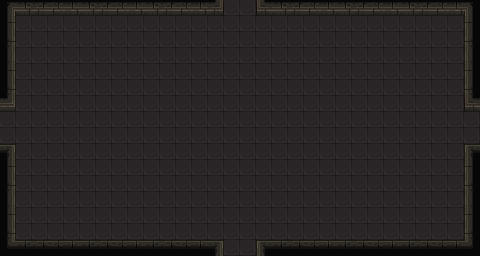

A level layout from a 2D game, rendered from its tile map. Below: a short description, then the map file with its tile-grid data intact:
An orthogonal 30x16 tile map with 16x16 px tiles, 2 tile layers (Floor, Collision), 2 hidden layers not drawn.

<map version="1.9" tiledversion="1.9.2" orientation="orthogonal" renderorder="right-down" width="30" height="16" tilewidth="16" tileheight="16" infinite="0" nextlayerid="5" nextobjectid="1">
 <tileset firstgid="1" source="catacombs.tsx" />
 <layer id="2" name="Floor" width="30" height="16">
  <data encoding="csv">
879,879,879,879,879,879,879,879,879,879,879,879,879,879,879,879,879,879,879,879,879,879,879,879,879,879,879,879,879,879,
879,879,879,879,879,879,879,879,879,879,879,879,879,879,879,879,879,879,879,879,879,879,879,879,879,879,879,879,879,879,
879,879,879,879,879,879,879,879,879,879,879,879,879,879,879,879,879,879,879,879,879,879,879,879,879,879,879,879,879,879,
879,879,879,879,879,879,879,879,879,879,879,879,879,879,879,879,879,879,879,879,879,879,879,879,879,879,879,879,879,879,
879,879,879,879,879,879,879,879,879,879,879,879,879,879,879,879,879,879,879,879,879,879,879,879,879,879,879,879,879,879,
879,879,879,879,879,879,879,879,879,879,879,879,879,879,879,879,879,879,879,879,879,879,879,879,879,879,879,879,879,879,
879,879,879,879,879,879,879,879,879,879,879,879,879,879,879,879,879,879,879,879,879,879,879,879,879,879,879,879,879,879,
879,879,879,879,879,879,879,879,879,879,879,879,879,879,879,879,879,879,879,879,879,879,879,879,879,879,879,879,879,879,
879,879,879,879,879,879,879,879,879,879,879,879,879,879,879,879,879,879,879,879,879,879,879,879,879,879,879,879,879,879,
879,879,879,879,879,879,879,879,879,879,879,879,879,879,879,879,879,879,879,879,879,879,879,879,879,879,879,879,879,879,
879,879,879,879,879,879,879,879,879,879,879,879,879,879,879,879,879,879,879,879,879,879,879,879,879,879,879,879,879,879,
879,879,879,879,879,879,879,879,879,879,879,879,879,879,879,879,879,879,879,879,879,879,879,879,879,879,879,879,879,879,
879,879,879,879,879,879,879,879,879,879,879,879,879,879,879,879,879,879,879,879,879,879,879,879,879,879,879,879,879,879,
879,879,879,879,879,879,879,879,879,879,879,879,879,879,879,879,879,879,879,879,879,879,879,879,879,879,879,879,879,879,
879,879,879,879,879,879,879,879,879,879,879,879,879,879,879,879,879,879,879,879,879,879,879,879,879,879,879,879,879,879,
879,879,879,879,879,879,879,879,879,879,879,879,879,879,879,879,879,879,879,879,879,879,879,879,879,879,879,879,879,879
</data>
 </layer>
 <layer id="3" name="Walls" width="30" height="16" visible="0">
  <data encoding="csv">
0,0,0,0,0,0,0,0,0,0,0,0,0,0,0,0,0,0,0,0,0,0,0,0,0,0,0,0,0,0,
0,0,0,0,0,0,0,0,0,0,0,0,0,0,0,0,0,0,0,0,0,0,0,0,0,0,0,0,0,0,
0,0,0,0,0,0,0,0,0,0,0,0,0,0,0,0,0,0,0,0,0,0,0,0,0,0,0,0,0,0,
0,0,0,0,0,0,0,0,0,0,0,0,0,0,0,0,0,0,0,0,0,0,0,0,0,0,0,0,0,0,
0,0,0,0,0,0,0,0,0,0,0,0,0,0,0,0,0,0,0,0,0,0,0,0,0,0,0,0,0,0,
0,0,0,0,0,0,0,0,0,0,0,0,0,0,0,0,0,0,0,0,0,0,0,0,0,0,0,0,0,0,
0,0,0,0,0,0,0,0,0,0,0,0,0,0,0,0,0,0,0,0,0,0,0,0,0,0,0,0,0,0,
0,0,0,0,0,0,0,0,0,0,0,0,0,0,0,0,0,0,0,0,0,0,0,0,0,0,0,0,0,0,
0,0,0,0,0,0,0,0,0,0,0,0,0,0,0,0,0,0,0,0,0,0,0,0,0,0,0,0,0,0,
0,0,0,0,0,0,0,0,0,0,0,0,0,0,0,0,0,0,0,0,0,0,0,0,0,0,0,0,0,0,
0,0,0,0,0,0,0,0,0,0,0,0,0,0,0,0,0,0,0,0,0,0,0,0,0,0,0,0,0,0,
0,0,0,0,0,0,0,0,0,0,0,0,0,0,0,0,0,0,0,0,0,0,0,0,0,0,0,0,0,0,
0,0,0,0,0,0,0,0,0,0,0,0,0,0,0,0,0,0,0,0,0,0,0,0,0,0,0,0,0,0,
0,0,0,0,0,0,0,0,0,0,0,0,0,0,0,0,0,0,0,0,0,0,0,0,0,0,0,0,0,0,
0,0,0,0,0,0,0,0,0,0,0,0,0,0,0,0,0,0,0,0,0,0,0,0,0,0,0,0,0,0,
0,0,0,0,0,0,0,0,0,0,0,0,0,0,0,0,0,0,0,0,0,0,0,0,0,0,0,0,0,0
</data>
 </layer>
 <layer id="4" name="Collision" width="30" height="16">
  <data encoding="csv">
79,454,455,456,457,454,455,456,457,454,455,456,457,80,0,0,69,454,455,456,457,454,455,456,457,454,455,456,457,70,
272,0,0,0,0,0,0,0,0,0,0,0,0,0,0,0,0,0,0,0,0,0,0,0,0,0,0,0,0,261,
336,0,0,0,0,0,0,0,0,0,0,0,0,0,0,0,0,0,0,0,0,0,0,0,0,0,0,0,0,325,
400,0,0,0,0,0,0,0,0,0,0,0,0,0,0,0,0,0,0,0,0,0,0,0,0,0,0,0,0,389,
272,0,0,0,0,0,0,0,0,0,0,0,0,0,0,0,0,0,0,0,0,0,0,0,0,0,0,0,0,261,
336,0,0,0,0,0,0,0,0,0,0,0,0,0,0,0,0,0,0,0,0,0,0,0,0,0,0,0,0,325,
466,0,0,0,0,0,0,0,0,0,0,0,0,0,0,0,0,0,0,0,0,0,0,0,0,0,0,0,0,69,
0,0,0,0,0,0,0,0,0,0,0,0,0,0,0,0,0,0,0,0,0,0,0,0,0,0,0,0,0,0,
0,0,0,0,0,0,0,0,0,0,0,0,0,0,0,0,0,0,0,0,0,0,0,0,0,0,0,0,0,0,
210,0,0,0,0,0,0,0,0,0,0,0,0,0,0,0,0,0,0,0,0,0,0,0,0,0,0,0,0,195,
272,0,0,0,0,0,0,0,0,0,0,0,0,0,0,0,0,0,0,0,0,0,0,0,0,0,0,0,0,261,
336,0,0,0,0,0,0,0,0,0,0,0,0,0,0,0,0,0,0,0,0,0,0,0,0,0,0,0,0,325,
400,0,0,0,0,0,0,0,0,0,0,0,0,0,0,0,0,0,0,0,0,0,0,0,0,0,0,0,0,389,
272,0,0,0,0,0,0,0,0,0,0,0,0,0,0,0,0,0,0,0,0,0,0,0,0,0,0,0,0,261,
336,0,0,0,0,0,0,0,0,0,0,0,0,0,0,0,0,0,0,0,0,0,0,0,0,0,0,0,0,325,
73,198,199,200,201,198,199,200,201,198,199,200,201,210,0,0,195,198,199,200,201,198,199,200,201,198,199,200,201,76
</data>
 </layer>
 <layer id="1" name="Ceiling" width="30" height="16" visible="0">
  <data encoding="csv">
0,0,0,0,0,0,0,0,0,0,0,0,0,0,0,0,0,0,0,0,0,0,0,0,0,0,0,0,0,0,
0,0,0,0,0,0,0,0,0,0,0,0,0,0,0,0,0,0,0,0,0,0,0,0,0,0,0,0,0,0,
0,0,0,0,0,0,0,0,0,0,0,0,0,0,0,0,0,0,0,0,0,0,0,0,0,0,0,0,0,0,
0,0,0,0,0,0,0,0,0,0,0,0,0,0,0,0,0,0,0,0,0,0,0,0,0,0,0,0,0,0,
0,0,0,0,0,0,0,0,0,0,0,0,0,0,0,0,0,0,0,0,0,0,0,0,0,0,0,0,0,0,
0,0,0,0,0,0,0,0,0,0,0,0,0,0,0,0,0,0,0,0,0,0,0,0,0,0,0,0,0,0,
0,0,0,0,0,0,0,0,0,0,0,0,0,0,0,0,0,0,0,0,0,0,0,0,0,0,0,0,0,0,
0,0,0,0,0,0,0,0,0,0,0,0,0,0,0,0,0,0,0,0,0,0,0,0,0,0,0,0,0,0,
0,0,0,0,0,0,0,0,0,0,0,0,0,0,0,0,0,0,0,0,0,0,0,0,0,0,0,0,0,0,
0,0,0,0,0,0,0,0,0,0,0,0,0,0,0,0,0,0,0,0,0,0,0,0,0,0,0,0,0,0,
0,0,0,0,0,0,0,0,0,0,0,0,0,0,0,0,0,0,0,0,0,0,0,0,0,0,0,0,0,0,
0,0,0,0,0,0,0,0,0,0,0,0,0,0,0,0,0,0,0,0,0,0,0,0,0,0,0,0,0,0,
0,0,0,0,0,0,0,0,0,0,0,0,0,0,0,0,0,0,0,0,0,0,0,0,0,0,0,0,0,0,
0,0,0,0,0,0,0,0,0,0,0,0,0,0,0,0,0,0,0,0,0,0,0,0,0,0,0,0,0,0,
0,0,0,0,0,0,0,0,0,0,0,0,0,0,0,0,0,0,0,0,0,0,0,0,0,0,0,0,0,0,
0,0,0,0,0,0,0,0,0,0,0,0,0,0,0,0,0,0,0,0,0,0,0,0,0,0,0,0,0,0
</data>
 </layer>
</map>
